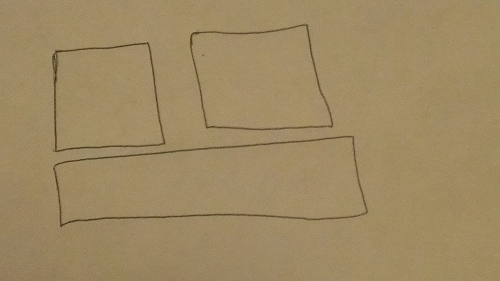
#> input picture rects2.png, 500 x 281 px
$ python bounding_rect.py
#> lines starting #> are read from the running program, lines starting #| are printed output that depends on the picture; after the words box and inside, x2 and y2 are one past the last pixel; in counts of white or black regions, pixels touching at a corner belong together
import numpy as np
import cv2

im = cv2.imread('rects2.png')
#> im is the input picture: shape (281, 500, 3); mean B, G, R 99, 137.9, 158.5
hsv_img = cv2.cvtColor(im, cv2.COLOR_BGR2HSV)
#> hsv_img: shape (281, 500, 3); mean H, S, V 19.6, 96.1, 158.5
COLOR_MIN = np.array([20, 80, 80],np.uint8)
COLOR_MAX = np.array([40, 255, 255],np.uint8)
frame_threshed = cv2.inRange(hsv_img, COLOR_MIN, COLOR_MAX)
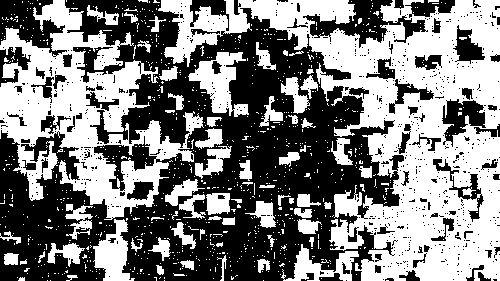
#> frame_threshed: shape (281, 500); 50.1% white; 759 black regions (685 under 20 px)
imgray = frame_threshed
ret,thresh = cv2.threshold(frame_threshed,127,255,0)
contours, hierarchy = cv2.findContours(thresh,cv2.RETR_TREE,cv2.CHAIN_APPROX_SIMPLE)
#> contours = 1802 contours, 1676 with area under 20; largest, box (x1, y1, x2, y2) and area: (158, 0, 500, 281) 42028, (0, 0, 204, 220) 19604, (188, 52, 249, 117) 1758, (93, 135, 158, 192) 1333, (93, 219, 135, 281) 1307

# Find the index of the largest contour
areas = [cv2.contourArea(c) for c in contours]
#> areas = 1802 values, max 42027.5 at index 951, min 0 at index 0, mean 47.72
max_index = np.argmax(areas)
#> max_index = 951
cnt=contours[max_index]
#> cnt = contour of 1500 points, box (x1, y1, x2, y2) (158, 0, 500, 281), area 42028

x,y,w,h = cv2.boundingRect(cnt)
#> x = 158; y = 0; w = 342; h = 281
cv2.rectangle(im,(x,y),(x+w,y+h),(0,255,0),2)
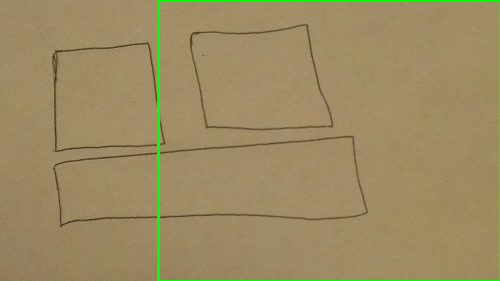
#> im: shape (281, 500, 3); 1.52% of pixels changed, all inside (x1, y1, x2, y2) = (157, 0, 500, 281)
cv2.imshow("Show",im)
cv2.waitKey()
cv2.destroyAllWindows()

$ run again, with shapes2.png copied over rects2.png
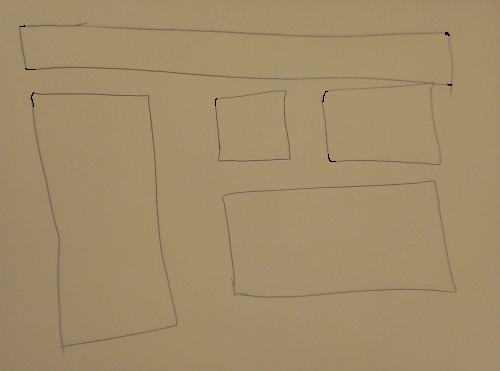
#> input picture shapes2.png, 500 x 371 px
#> im is the input picture: shape (371, 500, 3); mean B, G, R 104.9, 140.6, 161.3
#> hsv_img: shape (371, 500, 3); mean H, S, V 19, 89.1, 161.3
#> `frame_threshed = cv2.inRange(hsv_img, COLOR_MIN, COLOR_MAX)`:
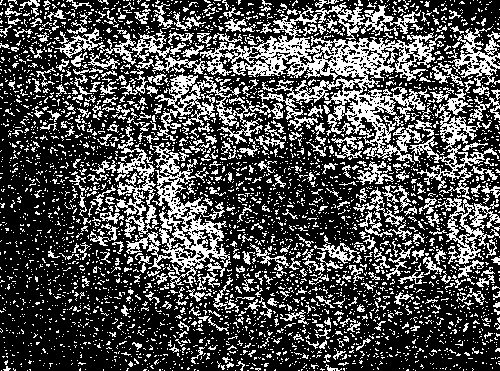
#> frame_threshed: shape (371, 500); 30.7% white in thin lines or dots
#> contours = 4694 contours, 4399 with area under 20; largest, box (x1, y1, x2, y2) and area: (130, 5, 445, 165) 10760, (126, 143, 231, 288) 4104, (409, 87, 499, 200) 1755, (155, 74, 283, 144) 1738, (435, 198, 500, 264) 1168
#> areas = 4694 values, max 10760 at index 4219, min 0 at index 0, mean 10.21
#> max_index = 4219
#> cnt = contour of 3238 points, box (x1, y1, x2, y2) (130, 5, 445, 165), area 10760
#> x = 130; y = 5; w = 315; h = 160
#> `cv2.rectangle(im,(x,y),(x+w,y+h),(0,255,0),2)`:
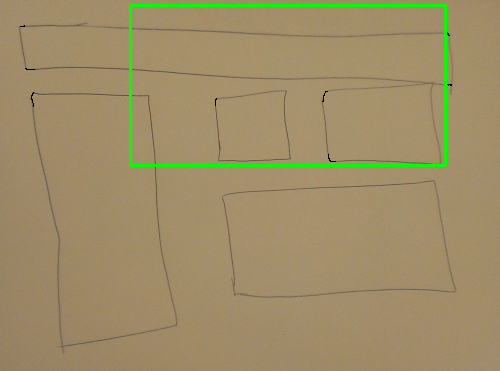
#> im: shape (371, 500, 3); 1.53% of pixels changed, all inside (x1, y1, x2, y2) = (129, 4, 447, 167)
